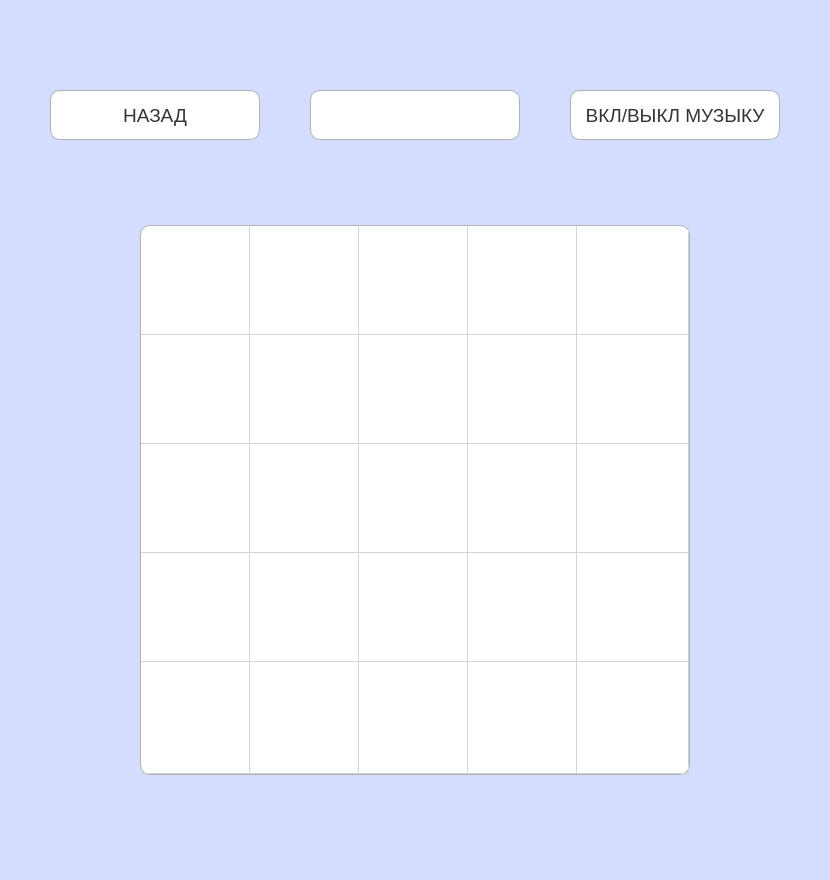
<?xml version="1.0" encoding="UTF-8"?>
<ui version="4.0">
 <class>secwindow5x5</class>
 <widget class="QMainWindow" name="secwindow5x5">
  <property name="geometry">
   <rect>
    <x>0</x>
    <y>0</y>
    <width>830</width>
    <height>880</height>
   </rect>
  </property>
  <property name="minimumSize">
   <size>
    <width>830</width>
    <height>880</height>
   </size>
  </property>
  <property name="maximumSize">
   <size>
    <width>830</width>
    <height>880</height>
   </size>
  </property>
  <property name="baseSize">
   <size>
    <width>2</width>
    <height>0</height>
   </size>
  </property>
  <property name="cursor">
   <cursorShape>ArrowCursor</cursorShape>
  </property>
  <property name="mouseTracking">
   <bool>false</bool>
  </property>
  <property name="windowTitle">
   <string>Филворды</string>
  </property>
  <property name="accessibleName">
   <string/>
  </property>
  <property name="styleSheet">
   <string notr="true"/>
  </property>
  <widget class="QWidget" name="centralwidget">
   <property name="sizePolicy">
    <sizepolicy hsizetype="Ignored" vsizetype="Expanding">
     <horstretch>0</horstretch>
     <verstretch>0</verstretch>
    </sizepolicy>
   </property>
   <property name="minimumSize">
    <size>
     <width>0</width>
     <height>0</height>
    </size>
   </property>
   <property name="maximumSize">
    <size>
     <width>16777215</width>
     <height>16777215</height>
    </size>
   </property>
   <property name="sizeIncrement">
    <size>
     <width>0</width>
     <height>0</height>
    </size>
   </property>
   <property name="font">
    <font>
     <family>Tahoma</family>
     <pointsize>14</pointsize>
     <weight>50</weight>
     <bold>false</bold>
    </font>
   </property>
   <property name="cursor">
    <cursorShape>ArrowCursor</cursorShape>
   </property>
   <property name="layoutDirection">
    <enum>Qt::LeftToRight</enum>
   </property>
   <property name="styleSheet">
    <string notr="true">QWidget{
color: #333;
background-color: rgb(212, 220, 255)
}

QPushButton{
background-color: white;
border-radius: 10px;
border: 1px solid #b1b1b1;
}

QLineEdit{
background-color: white;
border-radius: 10px;
border: 1px solid #b1b1b1;
}

QPushButton:hover{
background-color: rgb(208, 208, 208); 
}

QPushButton:pressed{
background-color: #888;
}

QLabel{
background-color: white;
border-radius: 10px;
border: 1px solid #b1b1b1
}

QTableView{
background-color: white;
border-radius: 10px;
border: 1px solid #b1b1b1;
}</string>
   </property>
   <layout class="QGridLayout" name="gridLayout_2" rowstretch="0,0" columnstretch="0,0,0">
    <property name="sizeConstraint">
     <enum>QLayout::SetDefaultConstraint</enum>
    </property>
    <property name="leftMargin">
     <number>50</number>
    </property>
    <property name="topMargin">
     <number>90</number>
    </property>
    <property name="rightMargin">
     <number>50</number>
    </property>
    <property name="bottomMargin">
     <number>687</number>
    </property>
    <property name="horizontalSpacing">
     <number>50</number>
    </property>
    <property name="verticalSpacing">
     <number>150</number>
    </property>
    <item row="0" column="0">
     <widget class="QPushButton" name="back">
      <property name="sizePolicy">
       <sizepolicy hsizetype="Expanding" vsizetype="Expanding">
        <horstretch>0</horstretch>
        <verstretch>0</verstretch>
       </sizepolicy>
      </property>
      <property name="minimumSize">
       <size>
        <width>50</width>
        <height>50</height>
       </size>
      </property>
      <property name="maximumSize">
       <size>
        <width>16777215</width>
        <height>14</height>
       </size>
      </property>
      <property name="font">
       <font>
        <pointsize>14</pointsize>
       </font>
      </property>
      <property name="text">
       <string>НАЗАД</string>
      </property>
     </widget>
    </item>
    <item row="0" column="2">
     <widget class="QPushButton" name="music">
      <property name="sizePolicy">
       <sizepolicy hsizetype="Expanding" vsizetype="Expanding">
        <horstretch>0</horstretch>
        <verstretch>0</verstretch>
       </sizepolicy>
      </property>
      <property name="minimumSize">
       <size>
        <width>50</width>
        <height>50</height>
       </size>
      </property>
      <property name="maximumSize">
       <size>
        <width>16777215</width>
        <height>14</height>
       </size>
      </property>
      <property name="baseSize">
       <size>
        <width>0</width>
        <height>1</height>
       </size>
      </property>
      <property name="font">
       <font>
        <pointsize>14</pointsize>
       </font>
      </property>
      <property name="text">
       <string>ВКЛ/ВЫКЛ МУЗЫКУ</string>
      </property>
      <property name="iconSize">
       <size>
        <width>16</width>
        <height>16</height>
       </size>
      </property>
     </widget>
    </item>
    <item row="0" column="1">
     <widget class="QLabel" name="countlevel">
      <property name="sizePolicy">
       <sizepolicy hsizetype="Expanding" vsizetype="Expanding">
        <horstretch>0</horstretch>
        <verstretch>0</verstretch>
       </sizepolicy>
      </property>
      <property name="minimumSize">
       <size>
        <width>50</width>
        <height>50</height>
       </size>
      </property>
      <property name="maximumSize">
       <size>
        <width>16777215</width>
        <height>14</height>
       </size>
      </property>
      <property name="tabletTracking">
       <bool>true</bool>
      </property>
      <property name="contextMenuPolicy">
       <enum>Qt::PreventContextMenu</enum>
      </property>
      <property name="layoutDirection">
       <enum>Qt::LeftToRight</enum>
      </property>
      <property name="autoFillBackground">
       <bool>false</bool>
      </property>
      <property name="text">
       <string/>
      </property>
      <property name="alignment">
       <set>Qt::AlignCenter</set>
      </property>
     </widget>
    </item>
    <item row="1" column="0" colspan="3" alignment="Qt::AlignHCenter|Qt::AlignVCenter">
     <widget class="QTableWidget" name="tableWidget">
      <property name="enabled">
       <bool>true</bool>
      </property>
      <property name="sizePolicy">
       <sizepolicy hsizetype="Expanding" vsizetype="Expanding">
        <horstretch>0</horstretch>
        <verstretch>0</verstretch>
       </sizepolicy>
      </property>
      <property name="minimumSize">
       <size>
        <width>550</width>
        <height>550</height>
       </size>
      </property>
      <property name="maximumSize">
       <size>
        <width>750</width>
        <height>750</height>
       </size>
      </property>
      <property name="font">
       <font>
        <pointsize>24</pointsize>
       </font>
      </property>
      <property name="layoutDirection">
       <enum>Qt::LeftToRight</enum>
      </property>
      <property name="autoScroll">
       <bool>true</bool>
      </property>
      <property name="rowCount">
       <number>5</number>
      </property>
      <property name="columnCount">
       <number>5</number>
      </property>
      <attribute name="horizontalHeaderVisible">
       <bool>false</bool>
      </attribute>
      <attribute name="horizontalHeaderDefaultSectionSize">
       <number>109</number>
      </attribute>
      <attribute name="horizontalHeaderHighlightSections">
       <bool>false</bool>
      </attribute>
      <attribute name="horizontalHeaderMinimumSectionSize">
       <number>0</number>
      </attribute>
      <attribute name="horizontalHeaderShowSortIndicator" stdset="0">
       <bool>false</bool>
      </attribute>
      <attribute name="horizontalHeaderStretchLastSection">
       <bool>true</bool>
      </attribute>
      <attribute name="verticalHeaderVisible">
       <bool>false</bool>
      </attribute>
      <attribute name="verticalHeaderCascadingSectionResizes">
       <bool>false</bool>
      </attribute>
      <attribute name="verticalHeaderDefaultSectionSize">
       <number>109</number>
      </attribute>
      <attribute name="verticalHeaderHighlightSections">
       <bool>false</bool>
      </attribute>
      <attribute name="verticalHeaderMinimumSectionSize">
       <number>0</number>
      </attribute>
      <attribute name="verticalHeaderStretchLastSection">
       <bool>true</bool>
      </attribute>
      <row/>
      <row/>
      <row/>
      <row/>
      <row/>
      <column/>
      <column/>
      <column/>
      <column/>
      <column/>
      <item row="1" column="0">
       <property name="text">
        <string/>
       </property>
      </item>
     </widget>
    </item>
   </layout>
  </widget>
 </widget>
 <resources/>
 <connections/>
</ui>
